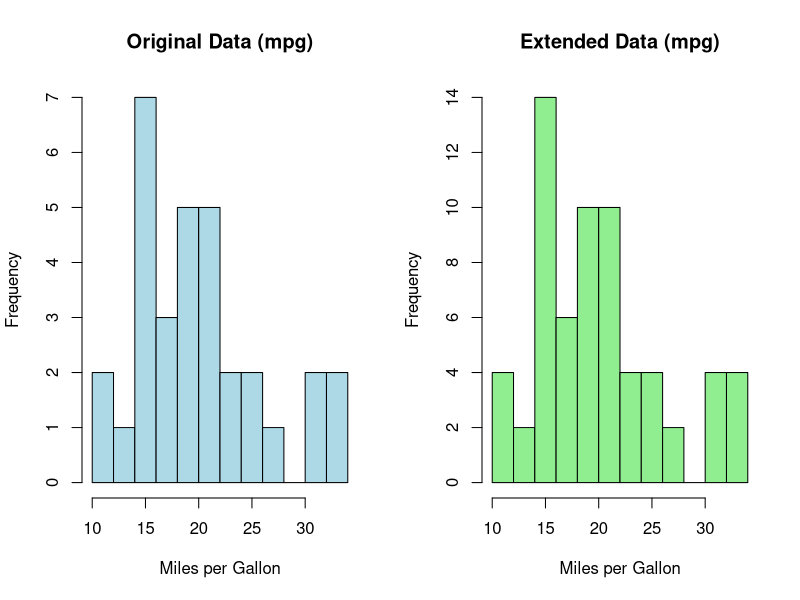

Here is the R script that generated this plot:
## ---- chunk 1
data("mtcars")
write.csv(mtcars,"mtcars.csv")
getwd()
## ---- chunk 2
extended_mtcars <- rbind(mtcars, mtcars)

# Print the dimensions to confirm that the data has been doubled
cat("Original dataset dimensions: ", dim(mtcars), "\n")
cat("Extended dataset dimensions: ", dim(extended_mtcars), "\n")
## ---- chunk 3
# Original dataset summary
cat("\nSummary statistics for the original dataset:\n")
print(summary(mtcars))

# Extended dataset summary
cat("\nSummary statistics for the extended dataset:\n")
print(summary(extended_mtcars))
## ---- chunk 4
# Set plotting area to show two plots side by side
par(mfrow = c(1, 2))

# Plot histogram for 'mpg' (Miles Per Gallon) in the original dataset
hist(mtcars$mpg, main = "Original Data (mpg)", 
     xlab = "Miles per Gallon", col = "lightblue", 
     border = "black", breaks = 10)

# Plot histogram for 'mpg' (Miles Per Gallon) in the extended dataset
hist(extended_mtcars$mpg, main = "Extended Data (mpg)", 
     xlab = "Miles per Gallon", col = "lightgreen", 
     border = "black", breaks = 10)
## ---- chunk 5
cat("\nExplanation of Results:\n")
cat("Since we duplicated the dataset, the distribution of 'mpg' values remains the same, but the number of observations has doubled. This means the histograms look similar, and summary statistics should reflect identical measures of central tendency and spread, but with doubled row counts.\n")

